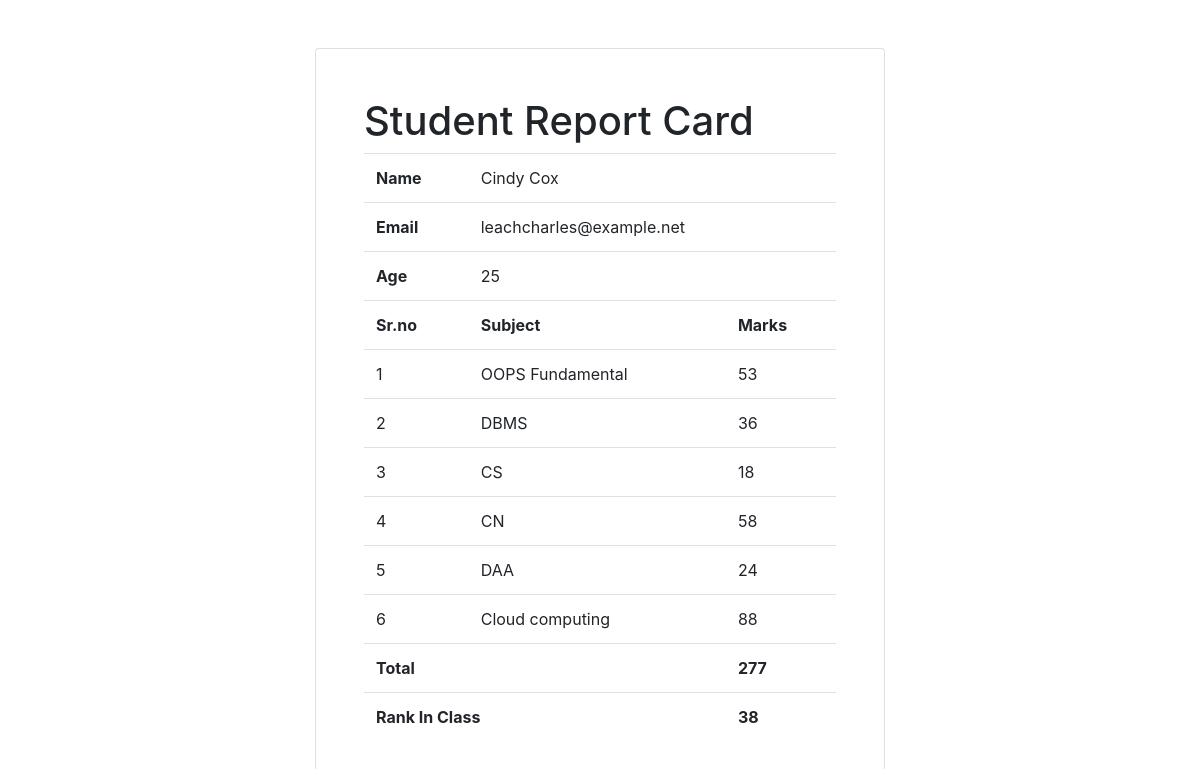
Page /marks/STU_892 on the committed database.
### studentapp/models.py (models this page shows)
class Student(models.Model):
    dept = models.ForeignKey(Department, on_delete=models.CASCADE)
    student_id = models.OneToOneField(StudentId, on_delete=models.CASCADE)
    firstname = models.CharField(max_length=50)
    lastname = models.CharField(max_length=50)
    age = models.IntegerField()
    email=models.CharField(max_length=50)

class Marks(models.Model):
    student = models.ForeignKey(Student, on_delete=models.CASCADE)
    subject = models.ForeignKey(Subject, on_delete=models.CASCADE)
    marks = models.IntegerField()

class Subject(models.Model):
    subject_name = models.CharField(max_length=20)

### studentapp/views.py (the view)
# urls.py: path("marks/<id>",marks,name="marks"),
def marks(request,id):
    rank =  Student.objects.annotate(totalmarks = Sum("marks__marks")).order_by('-totalmarks')
    count = 0
    for i in rank:
        count+=1
        if i.student_id.student_id==id:
            print(i.totalmarks)
            break
    studentMarks = Marks.objects.filter(student__student_id__student_id=id)
    std = studentMarks[0].student
    total =  studentMarks.aggregate(total = Sum("marks"))
    return render(request, 'marks.html', {"studentMarks":studentMarks,"std":std,"total":total,"count":count})

### templates/marks.html (shortened to what this page needs)
<!DOCTYPE html>
<html lang="en">
<head>
    <link rel="stylesheet" href="https://cdn.jsdelivr.net/npm/bootstrap@4.4.1/dist/css/bootstrap.min.css"
>
</head>
<body>
    <div class="container">
        <div class="row">
            <div class="col-6 card mx-auto p-5 mt-5">
                <h1>Student Report Card</h1>
                <table class="table">
                    <tr>
                        <th>Name</th>
                        <td colspan="2">{{std.firstname}} {{std.lastname}}</td>
                    </tr>
                    <tr>
                        <th>Email</th>
                        <td colspan="2">{{std.email}}
                        </td>
                    </tr>
                    <tr>
                        <th>Age</th>
                        <td colspan="2">{{std.age}}</td>
                    </tr>
                    <tr>
                        <th>Sr.no</th>
                        <th>Subject</th>
                        <th>Marks</th>
                    </tr>
                    {%for i in studentMarks%}
                    <tr>
                        <td>{{forloop.counter}}</td>
                        <td>{{i.subject.subject_name}}</td>
                        <td>{{i.marks}}</td>
                    </tr>
                    {%endfor%}
                    <tr>
                        <th colspan="2">Total</th>
                        <th>{{total.total}}</th>
                    </tr>
                    <tr>
                        <th colspan="2">Rank In Class</th>
                        <th>{{count}}</th>
                    </tr>
                </table>
            </div>
</body>
</html>

### rows in the picture
Student: firstname "Cindy", lastname "Cox", email "leachcharles@example.net", age "25"
Marks: subject.subject_name "OOPS Fundamental", marks "53"
Marks: subject.subject_name "DBMS", marks "36"
Marks: subject.subject_name "CS", marks "18"
Marks: subject.subject_name "CN", marks "58"
Marks: subject.subject_name "DAA", marks "24"
Marks: subject.subject_name "Cloud computing", marks "88"

### other values in the picture
{{ total.total }} "277"
{{ count }} "38"
